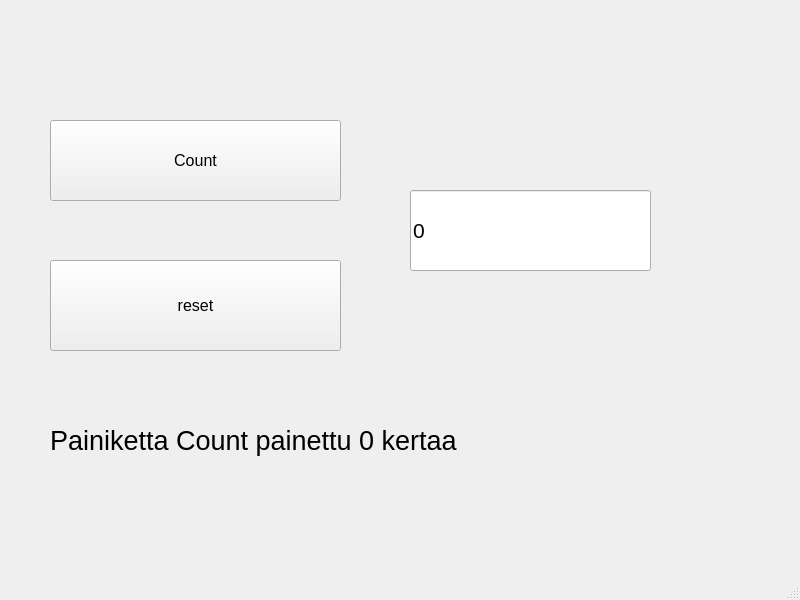
<?xml version="1.0" encoding="UTF-8"?>
<ui version="4.0">
 <class>MainWindow</class>
 <widget class="QMainWindow" name="MainWindow">
  <property name="geometry">
   <rect>
    <x>0</x>
    <y>0</y>
    <width>800</width>
    <height>600</height>
   </rect>
  </property>
  <property name="windowTitle">
   <string>MainWindow</string>
  </property>
  <widget class="QWidget" name="centralwidget">
   <widget class="QPushButton" name="btnCount">
    <property name="geometry">
     <rect>
      <x>50</x>
      <y>120</y>
      <width>291</width>
      <height>81</height>
     </rect>
    </property>
    <property name="font">
     <font>
      <pointsize>12</pointsize>
     </font>
    </property>
    <property name="text">
     <string>Count</string>
    </property>
   </widget>
   <widget class="QPushButton" name="btnReset">
    <property name="geometry">
     <rect>
      <x>50</x>
      <y>260</y>
      <width>291</width>
      <height>91</height>
     </rect>
    </property>
    <property name="font">
     <font>
      <pointsize>12</pointsize>
     </font>
    </property>
    <property name="text">
     <string>reset</string>
    </property>
   </widget>
   <widget class="QLineEdit" name="txtResult">
    <property name="geometry">
     <rect>
      <x>410</x>
      <y>190</y>
      <width>241</width>
      <height>81</height>
     </rect>
    </property>
    <property name="font">
     <font>
      <pointsize>16</pointsize>
     </font>
    </property>
    <property name="text">
     <string>0</string>
    </property>
   </widget>
   <widget class="QLabel" name="labelInfo">
    <property name="geometry">
     <rect>
      <x>50</x>
      <y>410</y>
      <width>421</width>
      <height>61</height>
     </rect>
    </property>
    <property name="font">
     <font>
      <pointsize>20</pointsize>
     </font>
    </property>
    <property name="text">
     <string>Painiketta Count painettu 0 kertaa</string>
    </property>
   </widget>
  </widget>
  <widget class="QMenuBar" name="menubar">
   <property name="geometry">
    <rect>
     <x>0</x>
     <y>0</y>
     <width>800</width>
     <height>21</height>
    </rect>
   </property>
  </widget>
  <widget class="QStatusBar" name="statusbar"/>
 </widget>
 <resources/>
 <connections/>
</ui>
